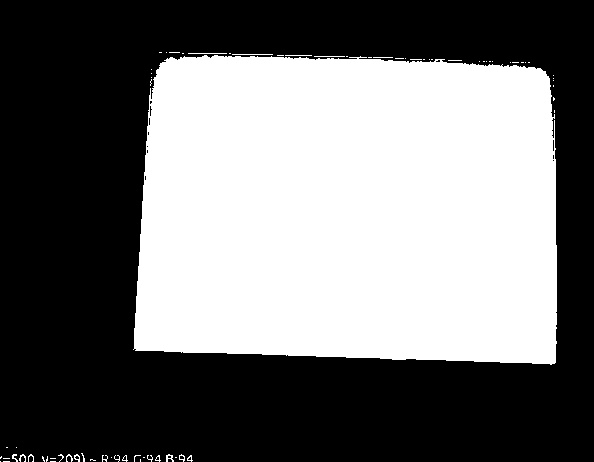
#> input picture thesh_rect.jpg, 594 x 462 px
$ python -i phototron.py   (imports and definitions only)   (Python 2 division)   (older library calls are emulated)
#> lines starting #> are read from the running program, lines starting #| are printed output that depends on the picture; after the words box and inside, x2 and y2 are one past the last pixel; in counts of white or black regions, pixels touching at a corner belong together
#> further down, picture is the input picture: shape (462, 594, 3); min 0, max 255, mean 114.4
import cv2
import numpy as np


def main():
	cam = cv2.VideoCapture(2)

	cv2.namedWindow("test")

	img_counter = 0

	while True:
	    ret, frame = cam.read()
	    cv2.imshow("test", frame)
	    if not ret:
	        break
	    k = cv2.waitKey(1)

	    if k%256 == 27:
	        # ESC pressed
	        print("Escape hit, closing...")
	        break
	    elif k%256 == 32:
	        shape(frame)

	cam.release()

	cv2.destroyAllWindows()

def shape(frame):


	img=frame
	crop_img = img[0:480, 80:560]
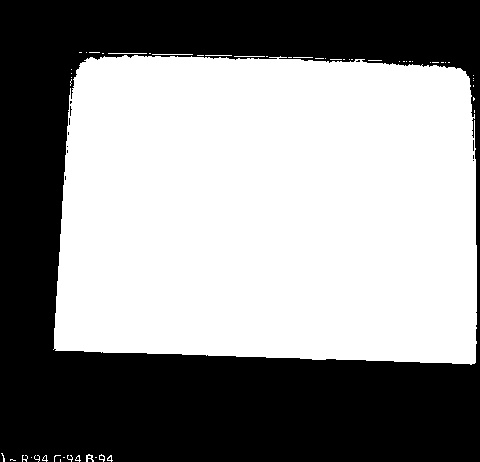
#> crop_img: shape (462, 480, 3); min 0, max 255, mean 141.3

	res = cv2.resize(img,(64,64), interpolation = cv2.INTER_CUBIC)
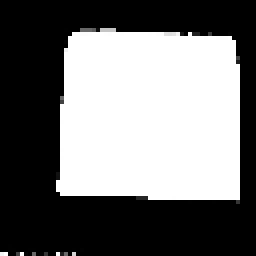
#> res: shape (64, 64, 3) (shown 4 times larger); min 0, max 255, mean 114.5
	gray = cv2.cvtColor(res, cv2.COLOR_BGR2GRAY)

	ret,thresh = cv2.threshold(gray,127,255,1)
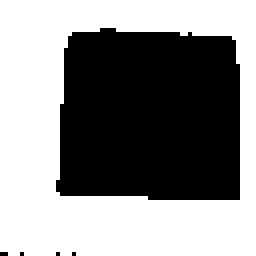
#> thresh: shape (64, 64) (shown 4 times larger); 55.2% white; 5 black regions (4 under 20 px)

	_,contours,h = cv2.findContours(thresh,1,2)
#> contours = 2 contours; box (x1, y1, x2, y2) and area: (0, 0, 64, 64) 3964, (13, 6, 61, 51) 1912; h = [[1, -1, -1, -1], [-1, 0, -1, -1]]

	for cnt in contours:
		approx = cv2.approxPolyDP(cnt,0.01*cv2.arcLength(cnt,True),True)
		print len(approx)
		if len(approx)==10:
			print "star"

		elif len(approx)==3:
			print "triangle"

		elif len(approx)==4:
			print "square"


		elif len(approx) > 11:
			print "circle"
#> this loop made 2 passes
#> approx on pass 2: [[0, 0], [0, 62], [63, 63], [63, 0]]
#| 7
#| 4
#| square


# [2 lines not run here, left out]

>>> import cv2
>>> picture = cv2.imread('thesh_rect.jpg')
>>> result = shape(picture)

$ run again, on circle2.png
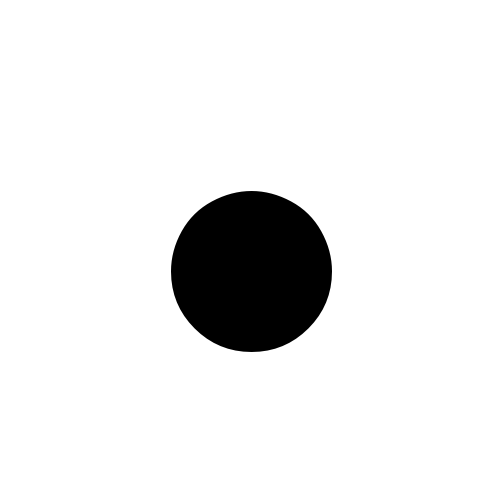
#> input picture circle2.png, 500 x 500 px
#> picture is the input picture: shape (500, 500, 3); min 0, max 255, mean 234.2
#> in shape, `crop_img = img[0:480, 80:560]`:
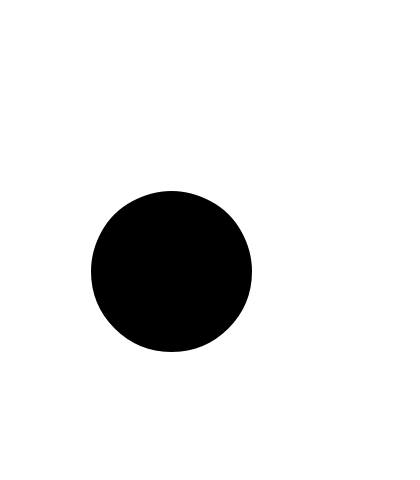
#> crop_img: shape (480, 420, 3); min 0, max 255, mean 229.2
#> in shape, `ret,thresh = cv2.threshold(gray,127,255,1)`:
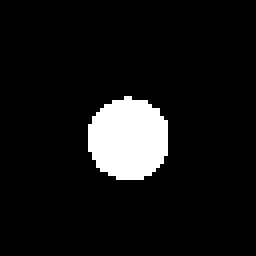
#> thresh: shape (64, 64) (shown 4 times larger); 8.1% white; 1 white region
#> contours = 1 contour; box (x1, y1, x2, y2) and area: (22, 24, 42, 45) 304; h = [[-1, -1, -1, -1]]
#> the loop in shape, `for cnt in contours:` made 1 pass
#| 13
#| circle
